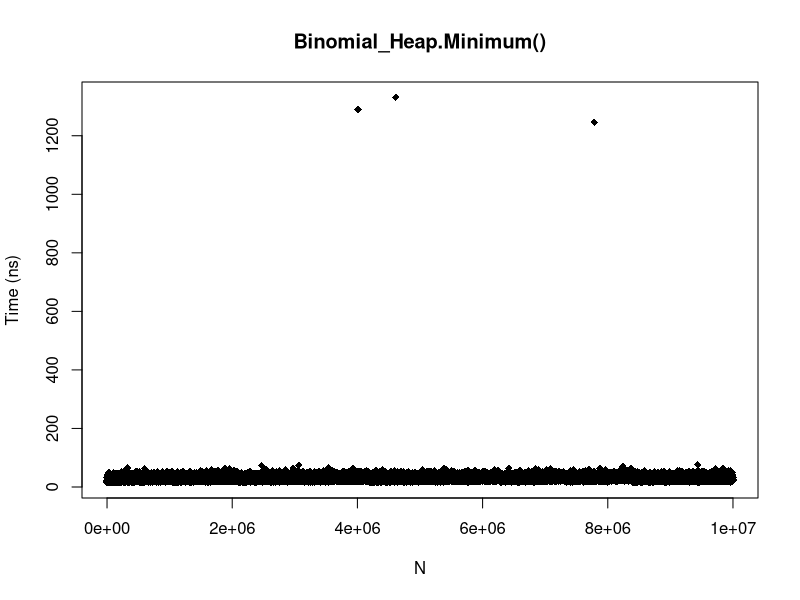
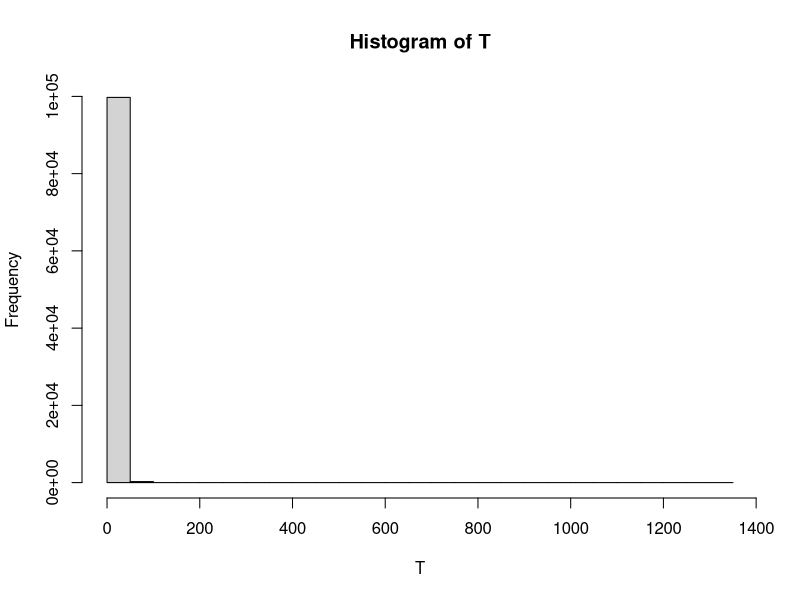
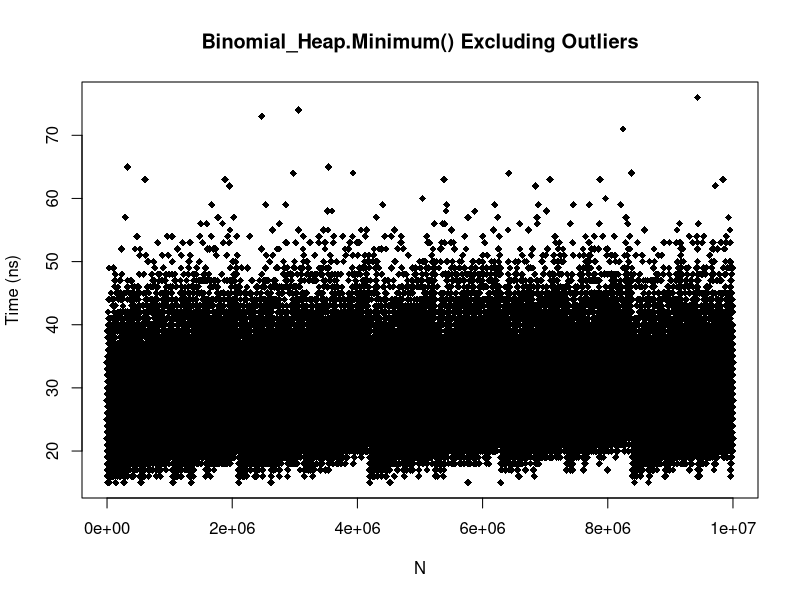
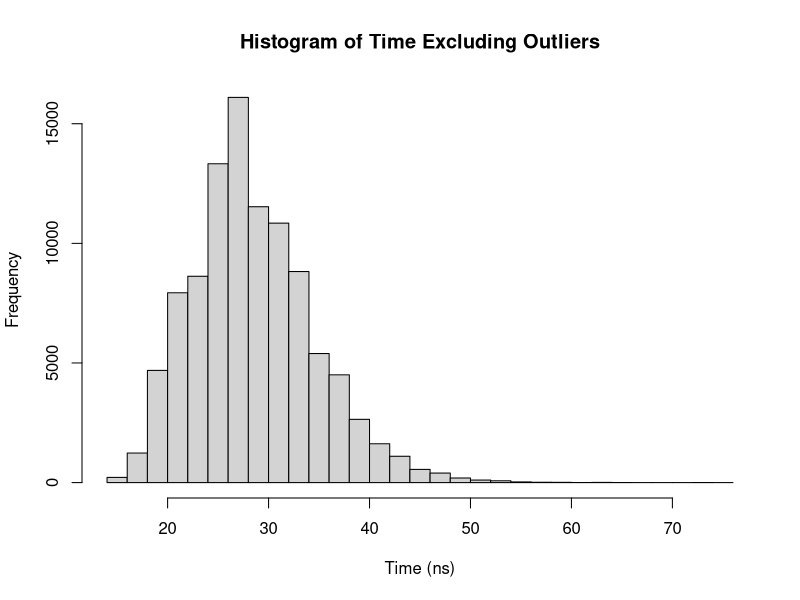

These figures' R source, in order:
# Preston Dunton
# CS320 Honors Option
# May 20, 2020
# pdunton@rams.colostate.edu

# Minimum() in a binomial heap should be O(logn)

minimum_binomial = read.csv("./minimum_binomial.csv")
attach(minimum_binomial)

summary(T)
# min 15
# q1 25
# median 28
# mean 29.01
# q3 33
# max 1331
plot(N,T,pch=18,xlab="N",ylab="Time (ns)",main="Binomial_Heap.Minimum()")
hist(T,breaks=20)

# Let's try to remove the outliers.  Most times fall below 100 ns

sum(T>100) # there are 3 outliers.
T[which(T>100)] # the are 1289, 1331, and 1246

# Let's remove the outliers and try again

  summary(T[which(T<100)])
  # min 15
  # q1 25
  # median 28
  # mean 28.97
  # q3 33
  # max 76
  plot(N[which(T<100)],T[which(T<100)],pch=18,xlab="N",ylab="Time (ns)",main="Binomial_Heap.Minimum() Excluding Outliers")
  # Better, but not a very useful representation of the data
  
  hist(T[which(T<100)],main="Histogram of Time Excluding Outliers",xlab="Time (ns)",breaks=30)

# Looks like most calls to minimum() take under 100 ns.
# There also doesn't appear to be a large correlation between T and N
# The implementation must be correct for an O(logn) time.

detach(minimum_binomial)